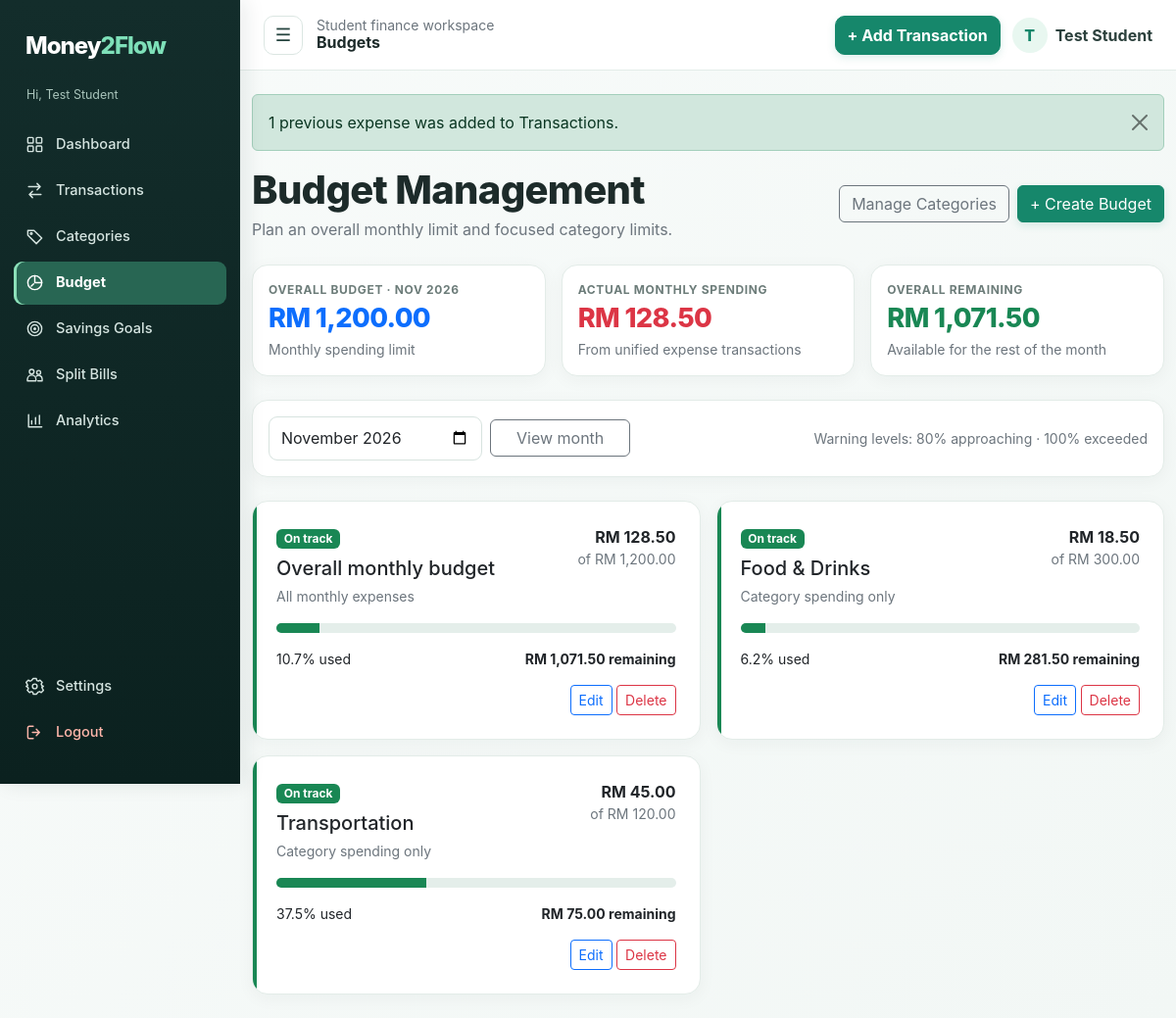
/budgets/index.php (signed in), run on the app's committed database.
### tables this page shows
CREATE TABLE budgets (id INT UNSIGNED AUTO_INCREMENT PRIMARY KEY,user_id INT UNSIGNED NOT NULL,category_id INT UNSIGNED NULL,category_key INT UNSIGNED AS (IFNULL(category_id,0)) PERSISTENT,budget_amount DECIMAL(12,2) NOT NULL,budget_month CHAR(7) NOT NULL,created_at TIMESTAMP DEFAULT CURRENT_TIMESTAMP,UNIQUE KEY uq_budget_scope(user_id,budget_month,category_key),CONSTRAINT fk_budgets_user FOREIGN KEY(user_id) REFERENCES users(id) ON DELETE CASCADE,CONSTRAINT fk_budgets_category FOREIGN KEY(category_id) REFERENCES categories(id) ON DELETE RESTRICT,CONSTRAINT chk_budget_positive CHECK(budget_amount>0));

### includes/auth.php (called while the page is built, shortened)
<?php
require_once __DIR__ . '/../config/database.php';
function e(?string $value): string { return htmlspecialchars((string)$value, ENT_QUOTES, 'UTF-8'); }
function currency($number): string { return 'RM ' . number_format((float)$number, 2); }
function app_url(string $path = ''): string {
    static $base = null;
    if ($base === null) {
        $root = realpath(__DIR__ . '/..');
        $documentRoot = isset($_SERVER['DOCUMENT_ROOT']) ? realpath($_SERVER['DOCUMENT_ROOT']) : false;
        $base = ($root && $documentRoot && str_starts_with(strtolower($root), strtolower($documentRoot))) ? str_replace('\\', '/', substr($root, strlen($documentRoot))) : '';
    }
    return rtrim($base, '/') . '/' . ltrim($path, '/');
}
function asset_url(string $path): string {
    $relativePath = ltrim($path, '/');
    $filePath = realpath(__DIR__ . '/../' . $relativePath);
    $version = $filePath && is_file($filePath) ? (string)filemtime($filePath) : '1';
    return app_url($relativePath) . '?v=' . rawurlencode($version);
}

### config/database.php (called while the page is built, shortened)
<?php
function db(): PDO {
    static $pdo = null;
    if ($pdo === null) {
        $pdo = new PDO('mysql:host=' . DB_HOST . ';dbname=' . DB_NAME . ';charset=utf8mb4', DB_USER, DB_PASS, [
            PDO::ATTR_ERRMODE => PDO::ERRMODE_EXCEPTION,
            PDO::ATTR_DEFAULT_FETCH_MODE => PDO::FETCH_ASSOC,
            PDO::ATTR_EMULATE_PREPARES => false,
        ]);
    }
    return $pdo;
}

### budgets/index.php (the view, shortened to what this page needs)
<?php
$page_title = 'Budgets';
require_once __DIR__ . '/../includes/notifications.php';
$editing = null;
$viewMonth = $_GET['month'] ?? $editing['budget_month'] ?? date('Y-m');
$monthStart = $viewMonth . '-01';
$monthEnd = date('Y-m-d', strtotime($monthStart . ' +1 month'));
$statement = db()->prepare("SELECT b.*, COALESCE(c.name,'Overall monthly budget') name, COALESCE(SUM(t.amount),0) spent FROM budgets b LEFT JOIN categories c ON c.id=b.category_id LEFT JOIN transactions t ON t.user_id=b.user_id AND t.type='Expense' AND t.transaction_date>=? AND t.transaction_date<? AND (b.category_id IS NULL OR t.category_id=b.category_id) WHERE b.user_id=? AND b.budget_month=? GROUP BY b.id ORDER BY b.category_id IS NOT NULL, c.name");
$statement->execute([$monthStart, $monthEnd, user_id(), $viewMonth]);
$budgets = $statement->fetchAll();
$statement = db()->prepare("SELECT COALESCE(SUM(amount),0) FROM transactions WHERE user_id=? AND type='Expense' AND transaction_date>=? AND transaction_date<?");
$statement->execute([user_id(), $monthStart, $monthEnd]);
$monthlySpending = (float)$statement->fetchColumn();
$overallBudget = null;
foreach ($budgets as $budget) if ($budget['category_id'] === null) $overallBudget = $budget;
$overallRemaining = $overallBudget ? (float)$overallBudget['budget_amount'] - $monthlySpending : null;
require_once __DIR__ . '/../includes/header.php';
?>
<div class="d-flex flex-wrap justify-content-between align-items-center gap-3 mb-4">
    <div><h1 class="page-title mb-1">Budget Management</h1><p class="text-secondary mb-0">Plan an overall monthly limit and focused category limits.</p></div>
    <div class="d-flex flex-wrap gap-2">
        <a class="btn btn-outline-secondary" href="<?= e(app_url('categories/index.php')) ?>">Manage Categories</a>
        <button class="btn btn-primary" data-bs-toggle="collapse" data-bs-target="#budgetForm">+ Create Budget</button>
    </div>
</div>
<div class="row g-3 mb-4">
    <div class="col-md-4"><div class="card p-3 h-100"><div class="metric-label">Overall budget · <?= e(date('M Y', strtotime($monthStart))) ?></div><div class="metric text-primary"><?= $overallBudget ? currency($overallBudget['budget_amount']) : '—' ?></div><small class="text-secondary"><?= $overallBudget ? 'Monthly spending limit' : 'No overall budget set' ?></small></div></div>
    <div class="col-md-4"><div class="card p-3 h-100"><div class="metric-label">Actual monthly spending</div><div class="metric text-danger"><?= currency($monthlySpending) ?></div><small class="text-secondary">From unified expense transactions</small></div></div>
    <div class="col-md-4"><div class="card p-3 h-100"><div class="metric-label">Overall remaining</div><div class="metric <?= $overallRemaining !== null && $overallRemaining < 0 ? 'text-danger' : 'text-success' ?>"><?= $overallRemaining !== null ? currency($overallRemaining) : '—' ?></div><small class="text-secondary"><?= $overallRemaining === null ? 'Create an overall budget to calculate this' : ($overallRemaining < 0 ? 'Overall budget exceeded' : 'Available for the rest of the month') ?></small></div></div>
</div>
<div class="card p-3 mb-4"><form class="row g-2 align-items-center"><div class="col-md-3"><label class="visually-hidden" for="month">View month</label><input class="form-control" id="month" type="month" name="month" value="<?= e($viewMonth) ?>"></div><div class="col-md-2"><button class="btn btn-outline-secondary w-100">View month</button></div><div class="col-md-7 text-md-end text-secondary small">Warning levels: 80% approaching · 100% exceeded</div></form></div>
<div class="row g-3">
<?php foreach ($budgets as $budget):
    $spent = (float)$budget['spent'];
    $budgetValue = (float)$budget['budget_amount'];
    $usage = $budgetValue > 0 ? $spent / $budgetValue * 100 : 0;
    $remaining = $budgetValue - $spent;
    $statusClass = $usage >= 100 ? 'danger' : ($usage >= 80 ? 'warning' : 'success');
    $statusText = $usage >= 100 ? 'Budget exceeded' : ($usage >= 80 ? 'Approaching limit' : 'On track');
?>
    <div class="col-lg-6"><div class="card p-4 h-100 budget-card budget-<?= e($statusClass) ?>">
        <div class="d-flex justify-content-between align-items-start gap-3"><div><span class="badge text-bg-<?= e($statusClass) ?> mb-2"><?= e($statusText) ?></span><h5 class="mb-1"><?= e($budget['name']) ?></h5><small class="text-secondary"><?= $budget['category_id'] === null ? 'All monthly expenses' : 'Category spending only' ?></small></div><div class="text-end"><strong><?= currency($spent) ?></strong><div class="small text-secondary">of <?= currency($budgetValue) ?></div></div></div>
        <div class="progress my-3"><div class="progress-bar bg-<?= e($statusClass) ?>" style="width:<?= min(100,$usage) ?>%"></div></div>
        <div class="d-flex justify-content-between small"><span><?= number_format($usage,1) ?>% used</span><strong class="<?= $remaining<0?'text-danger':'' ?>"><?= $remaining<0?'Exceeded by '.currency(abs($remaining)):currency($remaining).' remaining' ?></strong></div>
        <div class="mt-3 text-end"><a class="btn btn-sm btn-outline-primary" href="?month=<?= e($viewMonth) ?>&edit=<?= (int)$budget['id'] ?>#budgetForm">Edit</a> <form method="post" class="d-inline"><button data-confirm="Delete this budget?" class="btn btn-sm btn-outline-danger">Delete</button></form></div>
    </div></div>
<?php endforeach; ?>
</div>
<?php require_once __DIR__ . '/../includes/footer.php'; ?>

### includes/header.php (shortened to what this page needs)
<?php
require_once __DIR__ . '/auth.php';
$page_title = $page_title ?? APP_NAME;
?>
<!doctype html><html lang="en"><head><link href="https://cdn.jsdelivr.net/npm/bootstrap@5.3.3/dist/css/bootstrap.min.css" rel="stylesheet"><link href="<?= e(asset_url('assets/css/style.css')) ?>" rel="stylesheet"></head><body>
<?php require __DIR__ . '/sidebar.php'; ?><div class="app-main"><?php require __DIR__ . '/topbar.php'; ?><main class="content"><div class="container-fluid py-4">
<?php foreach (consume_flashes() as [$message, $type]): ?><div class="alert alert-<?= e($type) ?> alert-dismissible fade show" role="alert"><?= e($message) ?><button class="btn-close" data-bs-dismiss="alert"></button></div><?php endforeach; ?>

### includes/sidebar.php (shortened to what this page needs)
<?php
$currentScript = str_replace('\\', '/', (string)($_SERVER['SCRIPT_NAME'] ?? ''));
$mainNavigation = [
    ['dashboard/index.php', 'Dashboard', 'dashboard'],
    ['transactions/index.php', 'Transactions', 'transactions'],
    ['categories/index.php', 'Categories', 'categories'],
    ['budgets/index.php', 'Budget', 'budget'],
    ['savings/index.php', 'Savings Goals', 'savings'],
    ['split-bills/index.php', 'Split Bills', 'split'],
    ['reports/index.php', 'Analytics', 'analytics'],
];
?>
<nav class="sidebar" id="appSidebar" aria-label="Main navigation">
    <div class="sidebar-heading">
        <a class="brand" href="<?= e(app_url('dashboard/index.php')) ?>">Money<span>2Flow</span></a>
    </div>
    <div class="sidebar-greeting">Hi, <?= e($_SESSION['user_name'] ?? '') ?></div>
    <div class="sidebar-main">
        <?php foreach ($mainNavigation as [$path, $label, $icon]): ?>
            <?php $active = str_ends_with($currentScript, '/' . $path); ?>
            <a class="sidebar-link<?= $active ? ' is-active' : '' ?>" href="<?= e(app_url($path)) ?>"<?= $active ? ' aria-current="page"' : '' ?>><svg class="sidebar-icon" aria-hidden="true"><use href="#nav-<?= e($icon) ?>"></use></svg><span><?= e($label) ?></span></a>
        <?php endforeach; ?>
    </div>
    <div class="sidebar-bottom">
        <?php $settingsActive = str_ends_with($currentScript, '/auth/profile.php'); ?>
        <a class="sidebar-link<?= $settingsActive ? ' is-active' : '' ?>" href="<?= e(app_url('auth/profile.php')) ?>"<?= $settingsActive ? ' aria-current="page"' : '' ?>><svg class="sidebar-icon" aria-hidden="true"><use href="#nav-settings"></use></svg><span>Settings</span></a>
        <a class="sidebar-link logout" href="<?= e(app_url('auth/logout.php')) ?>"><svg class="sidebar-icon" aria-hidden="true"><use href="#nav-logout"></use></svg><span>Logout</span></a>
    </div>
</nav>

### includes/topbar.php (shortened to what this page needs)
<header class="topbar">
    <button class="sidebar-toggle" id="sidebarToggle" type="button" aria-label="Toggle navigation" aria-controls="appSidebar" aria-expanded="true">☰</button>
    <div class="topbar-title">
        <span class="text-secondary small">Student finance workspace</span>
        <strong><?= e($page_title) ?></strong>
    </div>
    <div class="topbar-actions">
        <a class="btn btn-primary add-transaction-btn" href="<?= e(app_url('transactions/index.php#transactionForm')) ?>">+ Add Transaction</a>
        <a class="user-chip" href="<?= e(app_url('auth/profile.php')) ?>" aria-label="Open profile">
            <span class="user-avatar"><?= e(strtoupper(substr($_SESSION['user_name'] ?? 'S', 0, 1))) ?></span>
            <span class="d-none d-sm-inline"><?= e($_SESSION['user_name'] ?? 'Student') ?></span>
        </a>
    </div>
</header>

### includes/footer.php (shortened to what this page needs)
</div></main></div></body></html>

### assets/css/style.css (style rules this page uses)
:root { --green:#16876b;--green-light:#e8f7f0;--dark:#132d2b;--soft:#f5f8f7 }
body { background:linear-gradient(135deg,#f8fbfa 0%,#f2f7f5 100%);color:#1d2b2a;font-family:Inter,system-ui,-apple-system,sans-serif }
.sidebar { width:245px;min-height:100vh;position:fixed;background:linear-gradient(180deg,#132d2b,#0b211f);padding:28px 14px;z-index:3;box-shadow:5px 0 20px #10292618 }
.brand { font-size:25px;font-weight:800;color:#fff;text-decoration:none;padding:0 12px 28px;display:block;letter-spacing:-1px }
.brand span { color:#7ee0b9 }
.sidebar a:not(.brand) { display:block;color:#d5e4e0;text-decoration:none;padding:11px 13px;border-radius:9px;margin:3px 0;transition:.18s ease }
.sidebar .logout { margin-top:20px;color:#ffb6aa!important }
.content { margin-left:245px }
.card { border:1px solid #e3ece8;border-radius:16px;box-shadow:0 4px 18px #16352b0b;background:#fff }
.metric { font-size:1.7rem;font-weight:800;letter-spacing:-.6px }
.metric-label { color:#6c7c79;font-size:.75rem;font-weight:700;text-transform:uppercase;letter-spacing:.65px }
.btn-primary { background:var(--green);border-color:var(--green);box-shadow:0 3px 8px #16876b25 }
.progress { height:10px;border-radius:10px;background:#e4eeea }
.form-control,.form-select { border-radius:9px;padding:.6rem .75rem;border-color:#d7e3df }
.page-title { font-weight:800;letter-spacing:-.7px }
.app-main { margin-left:245px;min-height:100vh;transition:margin-left .22s ease }
.content { margin-left:0 }
.topbar { height:72px;position:sticky;top:0;z-index:2;display:flex;align-items:center;gap:14px;padding:0 24px;background:#ffffffed;border-bottom:1px solid #e3ece8;backdrop-filter:blur(12px) }
.sidebar-toggle { width:40px;height:40px;border:1px solid #dbe6e2;border-radius:10px;background:#fff;color:#274540;font-size:1.15rem }
.topbar-title { display:flex;flex-direction:column;line-height:1.2 }
.topbar-title strong { font-size:1rem }
.topbar-actions { margin-left:auto;display:flex;align-items:center;gap:12px }
.user-chip { display:flex;align-items:center;gap:8px;color:#2c413d;text-decoration:none;font-weight:650 }
.user-avatar { width:36px;height:36px;display:grid;place-items:center;border-radius:50%;background:var(--green-light);color:var(--green);font-weight:800 }
.sidebar,.app-main { transition:transform .22s ease,margin-left .22s ease }
.budget-card { position:relative;overflow:hidden }
.budget-card::before { content:"";position:absolute;inset:0 auto 0 0;width:4px }
.budget-success::before { background:#198754 }
.sidebar { display:flex;flex-direction:column;height:100vh;min-height:0;overflow-y:auto }
.sidebar-main { flex:1 0 auto }
.sidebar-bottom { margin-top:auto;padding-top:12px }
.sidebar .sidebar-bottom .logout { margin-top:3px }
.sidebar .sidebar-heading { display:flex;align-items:center;justify-content:space-between;gap:8px;min-height:38px;padding:0 12px;margin-bottom:22px }
.sidebar .sidebar-heading .brand { padding:0;margin:0;font-size:24px;line-height:1.2 }
.sidebar-greeting { padding:0 13px;margin-bottom:16px;color:#a9c4bb;font-size:.78rem }
.sidebar a.sidebar-link { display:flex;align-items:center;gap:12px;min-height:44px;padding:10px 12px;margin:3px 0;color:#d5e4e0;font-size:.91rem;font-weight:550;line-height:1.3;transition:background-color .16s ease,color .16s ease }
.sidebar-icon { width:19px;height:19px;flex:0 0 19px;fill:none;stroke:currentColor;stroke-width:1.8;stroke-linecap:round;stroke-linejoin:round }
.sidebar a.sidebar-link.is-active { background:#286653;color:#fff;font-weight:700;box-shadow:inset 3px 0 #8ce0b9 }
.topbar .add-transaction-btn { display:inline-flex;align-items:center;min-height:40px;border-radius:10px;font-weight:650;white-space:nowrap }

### data on the page
budgets: budget_amount "RM 1,200.00", statusText "On track", name "Overall monthly budget", shows "All monthly expenses", spent "RM 128.50", min(100,$usage) 10.708333333333 (drawn), usage "10.7", remaining "RM 1,071.50"
budgets: statusText "On track", name "Food & Drinks", shows "Category spending only", spent "RM 18.50", budget_amount "RM 300.00", min(100,$usage) 6.1666666666667 (drawn), usage "6.2", remaining "RM 281.50"
budgets: statusText "On track", name "Transportation", shows "Category spending only", spent "RM 45.00", budget_amount "RM 120.00", usage "37.5", remaining "RM 75.00"

### other printed values
$_SESSION['user_name'] "Test Student"
$label "Dashboard"
$label "Transactions"
$label "Categories"
$label "Budget"
$label "Savings Goals"
$label "Split Bills"
$label "Analytics"
$page_title "Budgets"
substr($_SESSION['user_name'] ?? 'S', 0, 1) "T"
$message "1 previous expense was added to Transactions."
currency($monthlySpending) "RM 128.50"
currency($overallRemaining) "RM 1,071.50"
